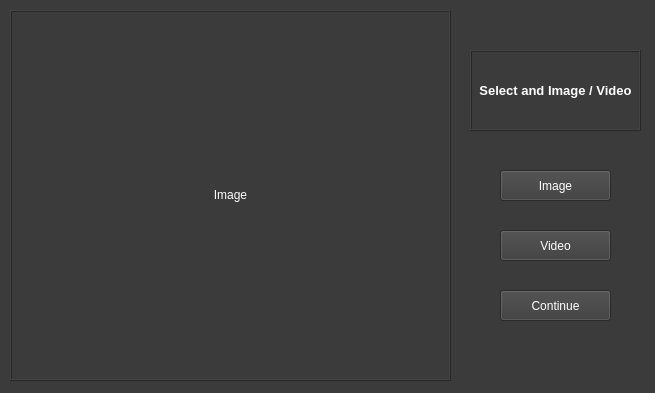
<?xml version="1.0" encoding="UTF-8"?>
<ui version="4.0">
 <class>MainWindow</class>
 <widget class="QMainWindow" name="MainWindow">
  <property name="geometry">
   <rect>
    <x>0</x>
    <y>0</y>
    <width>655</width>
    <height>393</height>
   </rect>
  </property>
  <property name="windowTitle">
   <string>Image Editor</string>
  </property>
  <property name="autoFillBackground">
   <bool>false</bool>
  </property>
  <property name="styleSheet">
   <string notr="true">background-color: rgb(59, 59, 59);</string>
  </property>
  <widget class="QWidget" name="centralwidget">
   <widget class="QLabel" name="ImageLabel">
    <property name="geometry">
     <rect>
      <x>10</x>
      <y>10</y>
      <width>441</width>
      <height>371</height>
     </rect>
    </property>
    <property name="frameShape">
     <enum>QFrame::Box</enum>
    </property>
    <property name="frameShadow">
     <enum>QFrame::Raised</enum>
    </property>
    <property name="lineWidth">
     <number>1</number>
    </property>
    <property name="text">
     <string>&lt;html&gt;&lt;head/&gt;&lt;body&gt;&lt;p&gt;&lt;span style=&quot; color:#ffffff;&quot;&gt;Image&lt;/span&gt;&lt;/p&gt;&lt;/body&gt;&lt;/html&gt;</string>
    </property>
    <property name="alignment">
     <set>Qt::AlignCenter</set>
    </property>
    <property name="margin">
     <number>10</number>
    </property>
   </widget>
   <widget class="QLabel" name="TextLabel">
    <property name="geometry">
     <rect>
      <x>470</x>
      <y>50</y>
      <width>171</width>
      <height>81</height>
     </rect>
    </property>
    <property name="font">
     <font>
      <family>Arial</family>
      <pointsize>10</pointsize>
      <bold>true</bold>
     </font>
    </property>
    <property name="acceptDrops">
     <bool>false</bool>
    </property>
    <property name="frameShape">
     <enum>QFrame::Box</enum>
    </property>
    <property name="frameShadow">
     <enum>QFrame::Raised</enum>
    </property>
    <property name="text">
     <string>&lt;html&gt;&lt;head/&gt;&lt;body&gt;&lt;p&gt;&lt;span style=&quot; color:#ffffff;&quot;&gt;Select and Image / Video&lt;/span&gt;&lt;/p&gt;&lt;/body&gt;&lt;/html&gt;</string>
    </property>
    <property name="alignment">
     <set>Qt::AlignCenter</set>
    </property>
   </widget>
   <widget class="QPushButton" name="ImageButton">
    <property name="enabled">
     <bool>true</bool>
    </property>
    <property name="geometry">
     <rect>
      <x>500</x>
      <y>170</y>
      <width>111</width>
      <height>31</height>
     </rect>
    </property>
    <property name="palette">
     <palette>
      <active>
       <colorrole role="WindowText">
        <brush brushstyle="SolidPattern">
         <color alpha="255">
          <red>255</red>
          <green>255</green>
          <blue>255</blue>
         </color>
        </brush>
       </colorrole>
       <colorrole role="Button">
        <brush brushstyle="SolidPattern">
         <color alpha="255">
          <red>59</red>
          <green>59</green>
          <blue>59</blue>
         </color>
        </brush>
       </colorrole>
       <colorrole role="Text">
        <brush brushstyle="SolidPattern">
         <color alpha="255">
          <red>255</red>
          <green>255</green>
          <blue>255</blue>
         </color>
        </brush>
       </colorrole>
       <colorrole role="ButtonText">
        <brush brushstyle="SolidPattern">
         <color alpha="255">
          <red>255</red>
          <green>255</green>
          <blue>255</blue>
         </color>
        </brush>
       </colorrole>
       <colorrole role="Base">
        <brush brushstyle="SolidPattern">
         <color alpha="255">
          <red>59</red>
          <green>59</green>
          <blue>59</blue>
         </color>
        </brush>
       </colorrole>
       <colorrole role="Window">
        <brush brushstyle="SolidPattern">
         <color alpha="255">
          <red>59</red>
          <green>59</green>
          <blue>59</blue>
         </color>
        </brush>
       </colorrole>
       <colorrole role="PlaceholderText">
        <brush brushstyle="SolidPattern">
         <color alpha="128">
          <red>255</red>
          <green>255</green>
          <blue>255</blue>
         </color>
        </brush>
       </colorrole>
      </active>
      <inactive>
       <colorrole role="WindowText">
        <brush brushstyle="SolidPattern">
         <color alpha="255">
          <red>255</red>
          <green>255</green>
          <blue>255</blue>
         </color>
        </brush>
       </colorrole>
       <colorrole role="Button">
        <brush brushstyle="SolidPattern">
         <color alpha="255">
          <red>59</red>
          <green>59</green>
          <blue>59</blue>
         </color>
        </brush>
       </colorrole>
       <colorrole role="Text">
        <brush brushstyle="SolidPattern">
         <color alpha="255">
          <red>255</red>
          <green>255</green>
          <blue>255</blue>
         </color>
        </brush>
       </colorrole>
       <colorrole role="ButtonText">
        <brush brushstyle="SolidPattern">
         <color alpha="255">
          <red>255</red>
          <green>255</green>
          <blue>255</blue>
         </color>
        </brush>
       </colorrole>
       <colorrole role="Base">
        <brush brushstyle="SolidPattern">
         <color alpha="255">
          <red>59</red>
          <green>59</green>
          <blue>59</blue>
         </color>
        </brush>
       </colorrole>
       <colorrole role="Window">
        <brush brushstyle="SolidPattern">
         <color alpha="255">
          <red>59</red>
          <green>59</green>
          <blue>59</blue>
         </color>
        </brush>
       </colorrole>
       <colorrole role="PlaceholderText">
        <brush brushstyle="SolidPattern">
         <color alpha="128">
          <red>255</red>
          <green>255</green>
          <blue>255</blue>
         </color>
        </brush>
       </colorrole>
      </inactive>
      <disabled>
       <colorrole role="WindowText">
        <brush brushstyle="SolidPattern">
         <color alpha="255">
          <red>255</red>
          <green>255</green>
          <blue>255</blue>
         </color>
        </brush>
       </colorrole>
       <colorrole role="Button">
        <brush brushstyle="SolidPattern">
         <color alpha="255">
          <red>59</red>
          <green>59</green>
          <blue>59</blue>
         </color>
        </brush>
       </colorrole>
       <colorrole role="Text">
        <brush brushstyle="SolidPattern">
         <color alpha="255">
          <red>255</red>
          <green>255</green>
          <blue>255</blue>
         </color>
        </brush>
       </colorrole>
       <colorrole role="ButtonText">
        <brush brushstyle="SolidPattern">
         <color alpha="255">
          <red>255</red>
          <green>255</green>
          <blue>255</blue>
         </color>
        </brush>
       </colorrole>
       <colorrole role="Base">
        <brush brushstyle="SolidPattern">
         <color alpha="255">
          <red>59</red>
          <green>59</green>
          <blue>59</blue>
         </color>
        </brush>
       </colorrole>
       <colorrole role="Window">
        <brush brushstyle="SolidPattern">
         <color alpha="255">
          <red>59</red>
          <green>59</green>
          <blue>59</blue>
         </color>
        </brush>
       </colorrole>
       <colorrole role="PlaceholderText">
        <brush brushstyle="SolidPattern">
         <color alpha="128">
          <red>255</red>
          <green>255</green>
          <blue>255</blue>
         </color>
        </brush>
       </colorrole>
      </disabled>
     </palette>
    </property>
    <property name="font">
     <font>
      <family>Arial</family>
      <pointsize>9</pointsize>
     </font>
    </property>
    <property name="acceptDrops">
     <bool>true</bool>
    </property>
    <property name="autoFillBackground">
     <bool>false</bool>
    </property>
    <property name="styleSheet">
     <string notr="true">color: rgb(255, 255, 255);</string>
    </property>
    <property name="text">
     <string>Image</string>
    </property>
   </widget>
   <widget class="QPushButton" name="VideoButton">
    <property name="enabled">
     <bool>true</bool>
    </property>
    <property name="geometry">
     <rect>
      <x>500</x>
      <y>230</y>
      <width>111</width>
      <height>31</height>
     </rect>
    </property>
    <property name="palette">
     <palette>
      <active>
       <colorrole role="WindowText">
        <brush brushstyle="SolidPattern">
         <color alpha="255">
          <red>255</red>
          <green>255</green>
          <blue>255</blue>
         </color>
        </brush>
       </colorrole>
       <colorrole role="Button">
        <brush brushstyle="SolidPattern">
         <color alpha="255">
          <red>59</red>
          <green>59</green>
          <blue>59</blue>
         </color>
        </brush>
       </colorrole>
       <colorrole role="Text">
        <brush brushstyle="SolidPattern">
         <color alpha="255">
          <red>255</red>
          <green>255</green>
          <blue>255</blue>
         </color>
        </brush>
       </colorrole>
       <colorrole role="ButtonText">
        <brush brushstyle="SolidPattern">
         <color alpha="255">
          <red>255</red>
          <green>255</green>
          <blue>255</blue>
         </color>
        </brush>
       </colorrole>
       <colorrole role="Base">
        <brush brushstyle="SolidPattern">
         <color alpha="255">
          <red>59</red>
          <green>59</green>
          <blue>59</blue>
         </color>
        </brush>
       </colorrole>
       <colorrole role="Window">
        <brush brushstyle="SolidPattern">
         <color alpha="255">
          <red>59</red>
          <green>59</green>
          <blue>59</blue>
         </color>
        </brush>
       </colorrole>
       <colorrole role="PlaceholderText">
        <brush brushstyle="SolidPattern">
         <color alpha="128">
          <red>255</red>
          <green>255</green>
          <blue>255</blue>
         </color>
        </brush>
       </colorrole>
      </active>
      <inactive>
       <colorrole role="WindowText">
        <brush brushstyle="SolidPattern">
         <color alpha="255">
          <red>255</red>
          <green>255</green>
          <blue>255</blue>
         </color>
        </brush>
       </colorrole>
       <colorrole role="Button">
        <brush brushstyle="SolidPattern">
         <color alpha="255">
          <red>59</red>
          <green>59</green>
          <blue>59</blue>
         </color>
        </brush>
       </colorrole>
       <colorrole role="Text">
        <brush brushstyle="SolidPattern">
         <color alpha="255">
          <red>255</red>
          <green>255</green>
          <blue>255</blue>
         </color>
        </brush>
       </colorrole>
       <colorrole role="ButtonText">
        <brush brushstyle="SolidPattern">
         <color alpha="255">
          <red>255</red>
          <green>255</green>
          <blue>255</blue>
         </color>
        </brush>
       </colorrole>
       <colorrole role="Base">
        <brush brushstyle="SolidPattern">
         <color alpha="255">
          <red>59</red>
          <green>59</green>
          <blue>59</blue>
         </color>
        </brush>
       </colorrole>
       <colorrole role="Window">
        <brush brushstyle="SolidPattern">
         <color alpha="255">
          <red>59</red>
          <green>59</green>
          <blue>59</blue>
         </color>
        </brush>
       </colorrole>
       <colorrole role="PlaceholderText">
        <brush brushstyle="SolidPattern">
         <color alpha="128">
          <red>255</red>
          <green>255</green>
          <blue>255</blue>
         </color>
        </brush>
       </colorrole>
      </inactive>
      <disabled>
       <colorrole role="WindowText">
        <brush brushstyle="SolidPattern">
         <color alpha="255">
          <red>255</red>
          <green>255</green>
          <blue>255</blue>
         </color>
        </brush>
       </colorrole>
       <colorrole role="Button">
        <brush brushstyle="SolidPattern">
         <color alpha="255">
          <red>59</red>
          <green>59</green>
          <blue>59</blue>
         </color>
        </brush>
       </colorrole>
       <colorrole role="Text">
        <brush brushstyle="SolidPattern">
         <color alpha="255">
          <red>255</red>
          <green>255</green>
          <blue>255</blue>
         </color>
        </brush>
       </colorrole>
       <colorrole role="ButtonText">
        <brush brushstyle="SolidPattern">
         <color alpha="255">
          <red>255</red>
          <green>255</green>
          <blue>255</blue>
         </color>
        </brush>
       </colorrole>
       <colorrole role="Base">
        <brush brushstyle="SolidPattern">
         <color alpha="255">
          <red>59</red>
          <green>59</green>
          <blue>59</blue>
         </color>
        </brush>
       </colorrole>
       <colorrole role="Window">
        <brush brushstyle="SolidPattern">
         <color alpha="255">
          <red>59</red>
          <green>59</green>
          <blue>59</blue>
         </color>
        </brush>
       </colorrole>
       <colorrole role="PlaceholderText">
        <brush brushstyle="SolidPattern">
         <color alpha="128">
          <red>255</red>
          <green>255</green>
          <blue>255</blue>
         </color>
        </brush>
       </colorrole>
      </disabled>
     </palette>
    </property>
    <property name="font">
     <font>
      <family>Arial</family>
      <pointsize>9</pointsize>
     </font>
    </property>
    <property name="acceptDrops">
     <bool>true</bool>
    </property>
    <property name="autoFillBackground">
     <bool>false</bool>
    </property>
    <property name="styleSheet">
     <string notr="true">color: rgb(255, 255, 255);</string>
    </property>
    <property name="text">
     <string>Video</string>
    </property>
   </widget>
   <widget class="QPushButton" name="ContinueButton">
    <property name="enabled">
     <bool>true</bool>
    </property>
    <property name="geometry">
     <rect>
      <x>500</x>
      <y>290</y>
      <width>111</width>
      <height>31</height>
     </rect>
    </property>
    <property name="palette">
     <palette>
      <active>
       <colorrole role="WindowText">
        <brush brushstyle="SolidPattern">
         <color alpha="255">
          <red>0</red>
          <green>0</green>
          <blue>0</blue>
         </color>
        </brush>
       </colorrole>
       <colorrole role="Button">
        <brush brushstyle="SolidPattern">
         <color alpha="255">
          <red>59</red>
          <green>59</green>
          <blue>59</blue>
         </color>
        </brush>
       </colorrole>
       <colorrole role="ButtonText">
        <brush brushstyle="SolidPattern">
         <color alpha="255">
          <red>255</red>
          <green>255</green>
          <blue>255</blue>
         </color>
        </brush>
       </colorrole>
       <colorrole role="Base">
        <brush brushstyle="SolidPattern">
         <color alpha="255">
          <red>59</red>
          <green>59</green>
          <blue>59</blue>
         </color>
        </brush>
       </colorrole>
       <colorrole role="Window">
        <brush brushstyle="SolidPattern">
         <color alpha="255">
          <red>59</red>
          <green>59</green>
          <blue>59</blue>
         </color>
        </brush>
       </colorrole>
      </active>
      <inactive>
       <colorrole role="WindowText">
        <brush brushstyle="SolidPattern">
         <color alpha="255">
          <red>0</red>
          <green>0</green>
          <blue>0</blue>
         </color>
        </brush>
       </colorrole>
       <colorrole role="Button">
        <brush brushstyle="SolidPattern">
         <color alpha="255">
          <red>59</red>
          <green>59</green>
          <blue>59</blue>
         </color>
        </brush>
       </colorrole>
       <colorrole role="ButtonText">
        <brush brushstyle="SolidPattern">
         <color alpha="255">
          <red>255</red>
          <green>255</green>
          <blue>255</blue>
         </color>
        </brush>
       </colorrole>
       <colorrole role="Base">
        <brush brushstyle="SolidPattern">
         <color alpha="255">
          <red>59</red>
          <green>59</green>
          <blue>59</blue>
         </color>
        </brush>
       </colorrole>
       <colorrole role="Window">
        <brush brushstyle="SolidPattern">
         <color alpha="255">
          <red>59</red>
          <green>59</green>
          <blue>59</blue>
         </color>
        </brush>
       </colorrole>
      </inactive>
      <disabled>
       <colorrole role="Button">
        <brush brushstyle="SolidPattern">
         <color alpha="255">
          <red>59</red>
          <green>59</green>
          <blue>59</blue>
         </color>
        </brush>
       </colorrole>
       <colorrole role="Base">
        <brush brushstyle="SolidPattern">
         <color alpha="255">
          <red>59</red>
          <green>59</green>
          <blue>59</blue>
         </color>
        </brush>
       </colorrole>
       <colorrole role="Window">
        <brush brushstyle="SolidPattern">
         <color alpha="255">
          <red>59</red>
          <green>59</green>
          <blue>59</blue>
         </color>
        </brush>
       </colorrole>
      </disabled>
     </palette>
    </property>
    <property name="font">
     <font>
      <family>Arial</family>
      <pointsize>9</pointsize>
     </font>
    </property>
    <property name="acceptDrops">
     <bool>true</bool>
    </property>
    <property name="autoFillBackground">
     <bool>false</bool>
    </property>
    <property name="text">
     <string>Continue</string>
    </property>
   </widget>
  </widget>
 </widget>
 <resources/>
 <connections/>
</ui>
